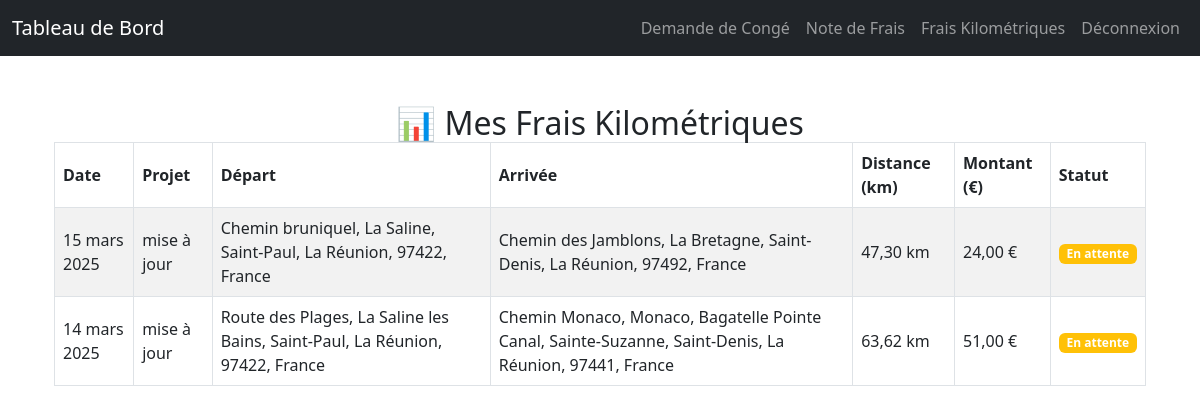
/my-kilometric-expenses/ (signed in), run on the app's committed database.
### rh_management/models.py (models this page shows, shortened)
class KilometricExpense(models.Model):
    user = models.ForeignKey(User, on_delete=models.CASCADE)
    date = models.DateField()
    vehicle_type = models.CharField(max_length=20, choices=VEHICLE_TYPES)
    fiscal_power = models.IntegerField()
    departure = models.CharField(max_length=255)
    departure_lat = models.FloatField(blank=True, null=True)
    departure_lng = models.FloatField(blank=True, null=True)
    arrival = models.CharField(max_length=255)
    arrival_lat = models.FloatField(blank=True, null=True)
    arrival_lng = models.FloatField(blank=True, null=True)
    distance = models.FloatField(blank=True, null=True)
    project = models.CharField(max_length=255, blank=True, null=True)
    amount = models.DecimalField(max_digits=10, decimal_places=2)
    status = models.CharField(max_length=10, choices=STATUS_CHOICES, default='pending')
    description = models.CharField(max_length=255, blank=True)
    notification_emails = models.TextField(blank=True, null=True)

### rh_management/views.py (the view)
# urls.py: path("my-kilometric-expenses/", my_kilometric_expenses, name="my_kilometric_expenses"),  # View my kilometric expenses
@login_required
def my_kilometric_expenses(request):
    expenses = KilometricExpense.objects.filter(user=request.user).order_by("-date")
    return render(request, "rh_management/my_kilometric_expenses.html", {"expenses": expenses})

### templates/rh_management/my_kilometric_expenses.html
{% extends "base.html" %}
{% block content %}
<div class="container mt-5">
    <h2 class="mb-0 text-center">📊 Mes Frais Kilométriques</h2>
    <div class="table-responsive">
        <table class="table table-striped table-bordered">
            <thead class="thead-dark">
                <tr>
                    <th>Date</th>
                    <th>Projet</th>
                    <th>Départ</th>
                    <th>Arrivée</th>
                    <th>Distance (km)</th>
                    <th>Montant (€)</th>
                    <th>Statut</th>
                </tr>
            </thead>
            <tbody>
                {% for expense in expenses %}
                <tr>
                    <td>{{ expense.date }}</td>
                    <td>{% if expense.project %} {{ expense.project }} {% else %} Aucun projet {% endif %}</td>
                    <td>{{ expense.departure }}</td>
                    <td>{{ expense.arrival }}</td>
                    <td>{% if expense.distance %}{{ expense.distance|floatformat:2 }} km{% else %}N/A{% endif %}</td>
                    <td>{{ expense.amount|floatformat:2 }} €</td>
                    <td>
                        <span class="badge bg-{% if expense.status == 'approved' %}success{% elif expense.status == 'pending' %}warning{% else %}danger{% endif %}">
                            {{ expense.get_status_display }}
                        </span>
                    </td>
                </tr>
                {% empty %}
                <tr>
                    <td colspan="7" class="text-center">Aucun frais kilométrique enregistré.</td>
                </tr>
                {% endfor %}
            </tbody>
        </table>
    </div>
</div>
{% endblock %}

### templates/base.html (style rules this page uses)
.table th, .table td { vertical-align: middle; }
body { margin-bottom: 50px; }

### data on the page
KilometricExpense: date "15 mars 2025", project "mise à jour", departure "Chemin bruniquel, La Saline, Saint-Paul, La Réunion, 97422, France", arrival "Chemin des Jamblons, La Bretagne, Saint-Denis, La Réunion, 97492, France", distance "47,30", amount "24,00", status "En attente"
KilometricExpense: date "14 mars 2025", project "mise à jour", departure "Route des Plages, La Saline les Bains, Saint-Paul, La Réunion, 97422, France", arrival "Chemin Monaco, Monaco, Bagatelle Pointe Canal, Sainte-Suzanne, Saint-Denis, La Réunion, 97441, France", distance "63,62", amount "51,00", status "En attente"
